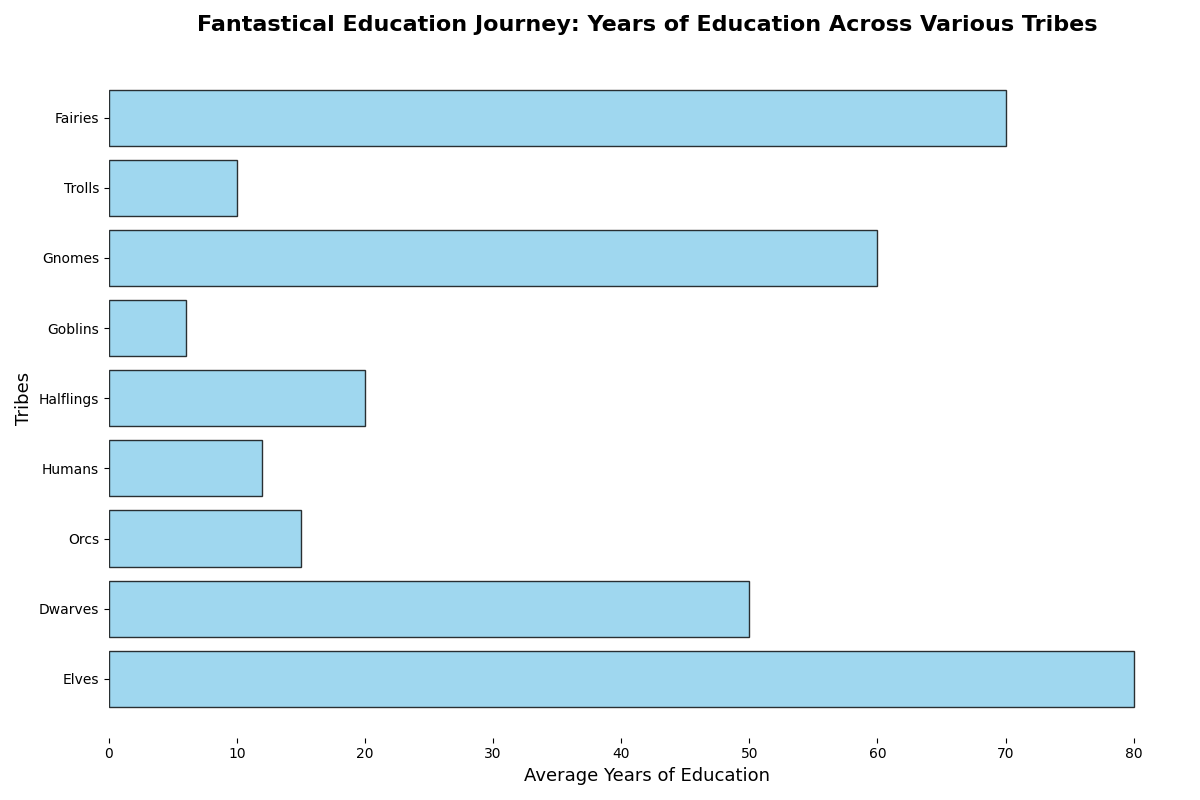

Generate this figure with Python:
import matplotlib.pyplot as plt
import numpy as np

# Data for the plot, including new tribes
tribes = ['Elves', 'Dwarves', 'Orcs', 'Humans', 'Halflings', 'Goblins', 'Gnomes', 'Trolls', 'Fairies']
average_years_education = np.array([80, 50, 15, 12, 20, 6, 60, 10, 70])  # additional data added

# Horizontal bar chart
fig, ax = plt.subplots(figsize=(12, 8))
ax.barh(tribes, average_years_education, color='skyblue', edgecolor='black', alpha=0.8)

# Title and labels
ax.set_title('Fantastical Education Journey: Years of Education Across Various Tribes', 
             fontsize=16, fontweight='bold', pad=20)
ax.set_xlabel('Average Years of Education', fontsize=13)
ax.set_ylabel('Tribes', fontsize=13)

# Remove borders
ax.spines['top'].set_visible(False)
ax.spines['right'].set_visible(False)
ax.spines['left'].set_visible(False)
ax.spines['bottom'].set_visible(False)

# Remove grid
ax.grid(False)

# Adjust layout
plt.tight_layout()

# Show plot
plt.show()
